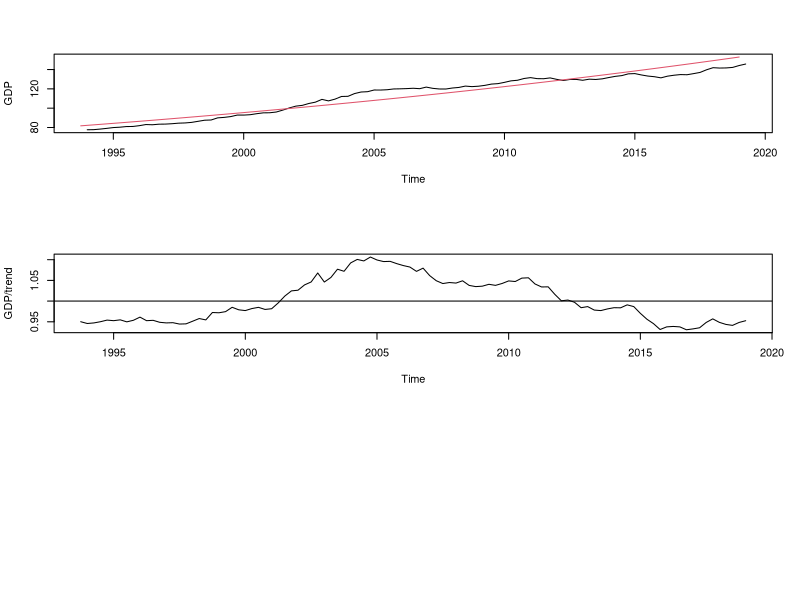

This figure's R source:
# trend extraction (linear regression) applying sample GDP data.
# reading data.
SNA <- read.csv("../../data/GDPA1980TABLE.csv", header=TRUE)
GDP <- ts(SNA$GDP, start=c(1994, 1), frequency=4)
# log(GDP)
LoggedGDP <- log(GDP)

# chart setting.
par(mfrow=c(3, 1))

# trend extraction by least square method.
# perform lsm to logged GDP. i.e. hypothesis = exp(b+at)
time <- seq(1, length(LoggedGDP))
(kaiki3 <- lm(LoggedGDP~time))

# draw extracted trend by red line.
(LoggedGDP_trend <- ts(kaiki3$fitted, start=c(1994, 0), frequency=4))
ts.plot(GDP, exp(LoggedGDP_trend), type="l", col=c(1, 2), ylab="GDP")

# calculate and draw ratios between actual GDP and trend.
(GDP_others <- ts(kaiki3$residuals, start=c(1994, 0), frequency=4))
plot(exp(GDP_others), type="l", ylab="GDP/trend")
abline(h=1)

